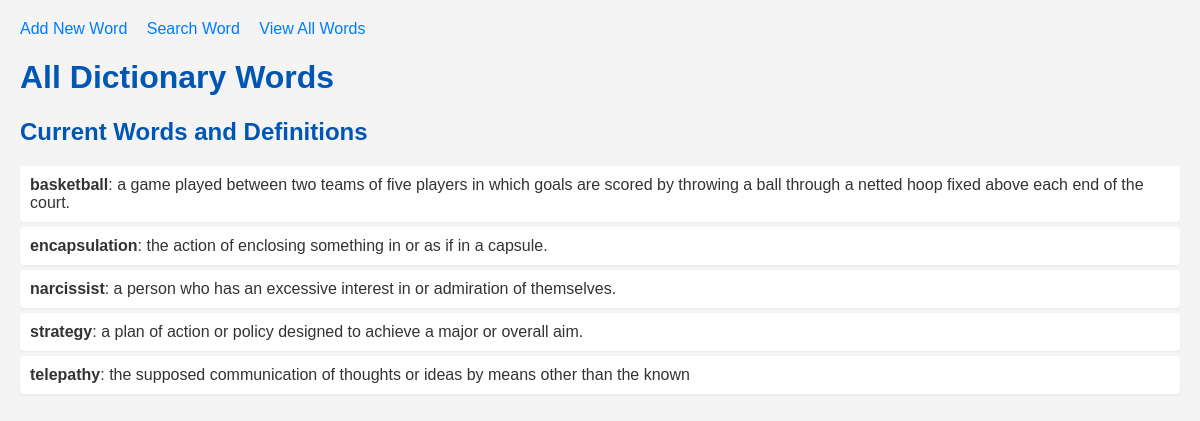
Screenshot of /view/ with the database file from the repository.
### dictionary_app/models.py (models this page shows, shortened)
class Word(models.Model):
    word = models.CharField(max_length=200, unique=True)
    definition = models.TextField()
    class Meta:
        ordering = ['word'] # Default ordering for querysets

### dictionary_app/views.py (the view)
# urls.py: path('view/', views.view_all_words, name='view_all_words'),
def view_all_words(request):
    all_items = Word.objects.all()
    return render(request, 'dictionary_app/view.html', {'items': all_items})

### dictionary_app/templates/dictionary_app/view.html (shortened to what this page needs)
{% extends 'dictionary_app/base.html' %}
{% block page_title %}All Dictionary Words{% endblock %}
{% block content %}
<h2>Current Words and Definitions</h2>
{% if items %}
<ul>
  {% for item in items %}
  <li>
    <strong>{{ item.word }}</strong>: {{ item.definition }}
  </li>
  {% endfor %}
</ul>
{% else %}
<p>No words found in the dictionary. Go to <a href="{% url 'dictionary_app:add_word' %}">Add New Word</a> to start
  adding some!</p>
{% endif %}
{% endblock %}

### dictionary_app/templates/dictionary_app/base.html (shortened to what this page needs)
<!DOCTYPE html>
<html>
<head>
</head>
<body>
  <nav>
    <a href="{% url 'dictionary_app:add_word' %}">Add New Word</a>
    <a href="{% url 'dictionary_app:search_word' %}">Search Word</a>
    <a href="{% url 'dictionary_app:view_all_words' %}">View All Words</a>
  </nav>
  <h1>{% block page_title %}My Django Dictionary{% endblock %}</h1>
  <div class="main-content">
    {% block content %}{% endblock %}
  </div>
</body>
</html>

### dictionary_app/templates/dictionary_app/base.html (style rules this page uses)
body { font-family: sans-serif; margin: 20px; background-color: #f4f4f4; color: #333; }
h1, h2 { color: #0056b3; }
nav a { margin-right: 15px; text-decoration: none; color: #007bff; }
ul { list-style-type: none; padding: 0; }
li { background: white; padding: 10px; margin-bottom: 5px; border-radius: 4px; box-shadow: 0 1px 2px rgba(0, 0, 0, 0.05); }

### rows the page displays
Word: word "basketball", definition "a game played between two teams of five players in which goals are scored by throwing a ball through a netted hoop fixed above each end of the court."
Word: word "encapsulation", definition "the action of enclosing something in or as if in a capsule."
Word: word "narcissist", definition "a person who has an excessive interest in or admiration of themselves."
Word: word "strategy", definition "a plan of action or policy designed to achieve a major or overall aim."
Word: word "telepathy", definition "the supposed communication of thoughts or ideas by means other than the known"
